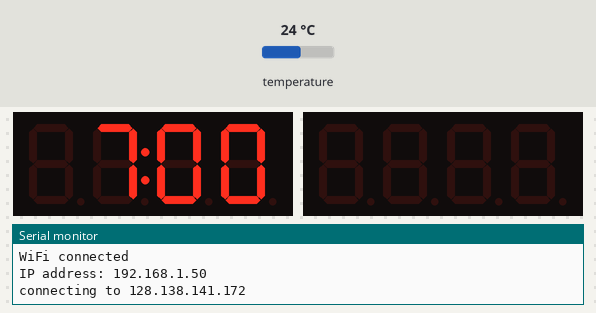
Recording of a sketch running on a simulated ESP8266 (NodeMCU). Parts: 2 × 4-digit seven-segment display, the last lines printed to the serial monitor. The inputs (shaded band) are chosen by the test bench; at power-on: temperature 24 °C. WiFi joins after 1.5 s; servers stay silent unless stated; uploads are accepted with an empty reply.

Above: at 31.4 s.
At 63.8 s:
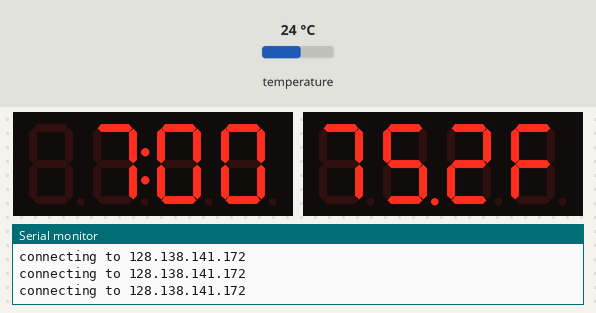

Measured:
- by itself, everything shown: repeats every 32.3 s, in 10 steps
- what the display in image 0 shows lasts 0.8 s, from 31.4 s to 32.2 s

The sketch:

ShopInternetClockTemp.ino
```cpp
#include <ESP8266WiFi.h>
#include <WiFiClient.h>
#include <ESP8266mDNS.h>
#include <WiFiUdp.h>
#include <OneWire.h>
#include <DallasTemperature.h>
#include <math.h>
#include <Wire.h>
#include <Adafruit_GFX.h>
#include "Adafruit_LEDBackpack.h"

Adafruit_7segment matrix = Adafruit_7segment();
Adafruit_7segment tempDisplay = Adafruit_7segment();

const char* ssid2 = "ATT3Y3V8j4";
const char* password2 = "327d796p5c6n";
const char* ssid = "Bridge";
const char* password = "Faith1212";

const char* host = "128.138.141.172";
int hours = 0;                      // Track hours
int minutes = 0;                    // Track minutes
int seconds = 0;                    // Track seconds
int tzOffset = -5;                  // Time zone offset
bool blinkColon = false;            // Track the status of the colon to blink every second


#define ONE_WIRE_BUS 14 //D1
OneWire oneWire(ONE_WIRE_BUS);
DallasTemperature DS18B20(&oneWire);

void setup() {
  Serial.begin(115200);                   // diagnostic channel
  matrix.begin(0x70);
  tempDisplay.begin(0x72);
  delay(10);
  Serial.println();
  Serial.println();
 Serial.println();
Serial.print("Connecting to ");
Serial.println(ssid);

WiFi.mode(WIFI_STA);
WiFi.begin(ssid, password);
delay(30000); // I give it 30 sec to connect, if it fails, try next

if (WiFi.status() != WL_CONNECTED) {
  Serial.print("Connecting to ");
Serial.println(ssid2);
WiFi.begin(ssid2, password2);
delay(30000); // I give it 30 sec to connect, if it fails.....
}

else if (WiFi.status() != WL_CONNECTED) {
Serial.print("Going DeepSleep");
ESP.deepSleep(1000000); // go deepsleep for 10 min and try all over again
}

  Serial.println("");
  Serial.println("WiFi connected");
  Serial.print("IP address: ");
  Serial.println(WiFi.localIP());
}
void loop()
{
  if ((minutes == 0) || ((minutes % 5) == 0)) {
  Serial.print("connecting to ");
  Serial.println(host);
  WiFiClient client;
  const int httpPort = 13;
  if (!client.connect(host, httpPort)) {
    Serial.println("connection failed");
    return;
  }
  client.print("HEAD / HTTP/1.1\r\nAccept: */*\r\nUser-Agent: Mozilla/4.0 (compatible; ESP8266 NodeMcu Lua;)\r\n\r\n");
  delay(100);
  char buffer[12];
  while(client.available())
    {
      String line = client.readStringUntil('\r');
        hours =  line.substring(16, 18).toInt();
        hours += tzOffset;
        if (hours < 0) {
          hours = 24 + hours;
        }
        if (hours > 23) {
          hours = hours - 23;
        }
      minutes = line.substring(19, 21).toInt();
    }
  }
  int timeNow = hours*100 + minutes;
  if (hours > 12) {
    timeNow -= 1200;
  }
  else if (hours == 0) {
    timeNow += 12;
  }
  matrix.print(timeNow);
  blinkColon = !blinkColon;
  matrix.drawColon(blinkColon);
  matrix.writeDisplay();
  printTemp();
  delay(1000);
    seconds += 1;
    // If the seconds go above 59 then the minutes should increase and
    // the seconds should wrap back to 0.
    if (seconds > 59) {
      seconds = 0;
      minutes += 1;
      // Again if the minutes go above 59 then the hour should increase and
      // the minutes should wrap back to 0.
      if (minutes > 59) {
        minutes = 0;
        Serial.println("Minutes set to zero - should query NTP on next loop()");
        hours += 1;
        if (hours > 23) {
          hours = 0;
        }
      }
    }
}

float getTemperatureF() {
  float temp;
  do {
    DS18B20.requestTemperatures();
    temp = DS18B20.getTempFByIndex(0);
    delay(100);
  }
  while (temp == 85.0 || temp == (-127.0));
  return temp;
}

float getTemperature() {
  float temp;
  do {
    DS18B20.requestTemperatures();
    temp = DS18B20.getTempCByIndex(0);
    delay(100);
  }
  while (temp == 85.0 || temp == (-127.0));
  return temp;
}

void printTemp(){
    float currentTemperature = getTemperatureF();
    int temp = int(round(currentTemperature));
    tempDisplay.print(currentTemperature);
    tempDisplay.writeDigitRaw(4, 0x71);
    tempDisplay.writeDisplay();
}
```
